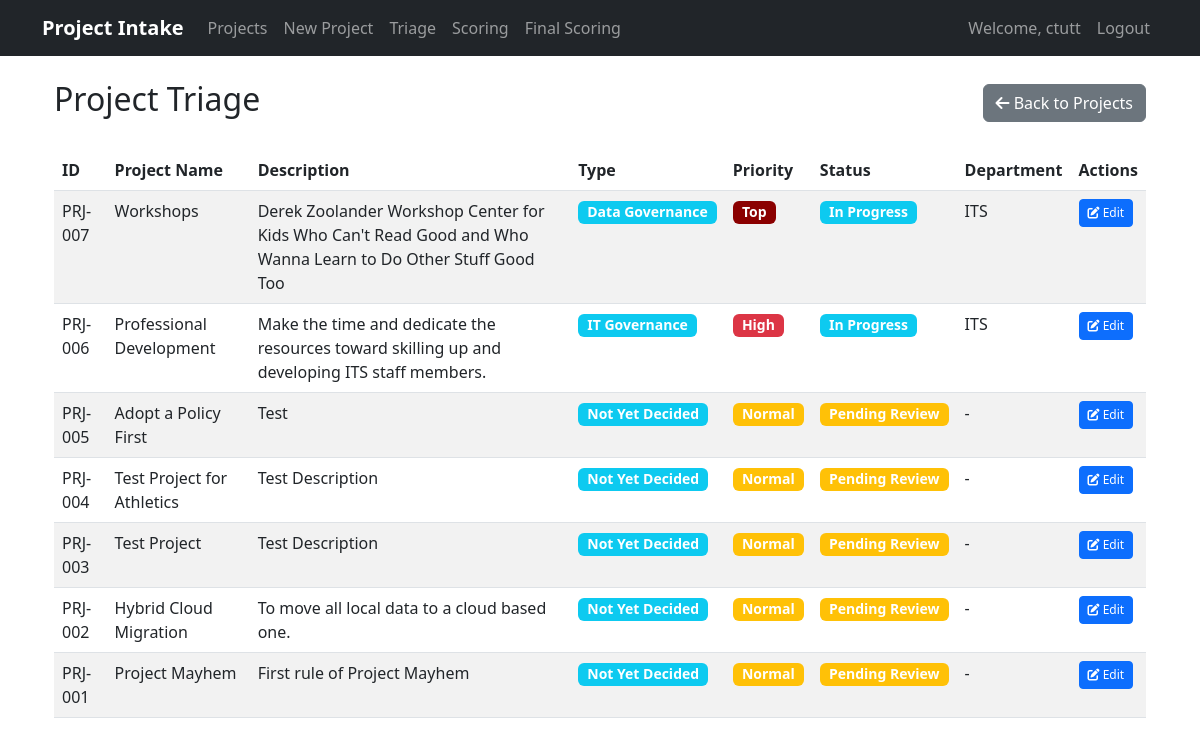
Page /triage/ (signed in) on the committed database.
### projects/models.py (models this page shows, shortened)
class Project(models.Model):
    STATUS_CHOICES = [
        ('pending', 'Pending Review'),
        ('approved', 'Approved'),
        ('rejected', 'Rejected'),
        ('in_progress', 'In Progress'),
        ('completed', 'Completed'),
    ]
    PRIORITY_CHOICES = [
        ('Low', 'Low'),
        ('Normal', 'Normal'),
        ('High', 'High'),
        ('Top', 'Top'),
    ]
    FINAL_PRIORITY_CHOICES = [
        (1, 'Low'),
        (2, 'Medium'),
        (3, 'High'),
    ]
    PROJECT_TYPE_CHOICES = [
        ('not_yet_decided', 'Not Yet Decided'),
        ('process_improvement', 'Process Improvement'),
        ('it_governance', 'IT Governance'),
        ('erp_governance', 'ERP Governance'),
        ('data_governance', 'Data Governance'),
    ]
    title = models.CharField(max_length=200)
    description = models.TextField()
    project_type = models.CharField(max_length=20, choices=PROJECT_TYPE_CHOICES, default='not_yet_decided', help_text="Type of project submission")
    submitted_by = models.ForeignKey(User, on_delete=models.CASCADE, null=True, blank=True)
    submission_date = models.DateTimeField(default=timezone.now)
    status = models.CharField(max_length=20, choices=STATUS_CHOICES, default='pending', null=True, blank=True)
    budget = models.DecimalField(max_digits=10, decimal_places=2, null=True, blank=True)
    start_date = models.DateField(null=True, blank=True)
    end_date = models.DateField(null=True, blank=True)
    department = models.CharField(max_length=100, null=True, blank=True)
    contact_person = models.CharField(max_length=100, null=True, blank=True)
    contact_email = models.EmailField(null=True, blank=True)
    contact_phone = models.CharField(max_length=20, null=True, blank=True)
    triage_notes = models.TextField(blank=True, null=True)
    priority = models.CharField(max_length=10, choices=PRIORITY_CHOICES, default='Normal')
    scoring_notes = models.TextField(blank=True, null=True, help_text="Notes related to project scoring or evaluation")
    final_priority = models.IntegerField(null=True, blank=True, help_text="Project ranking (lower number = higher priority)")
    final_score = models.FloatField(null=True, blank=True, help_text="Final score")
    strategic_alignment = models.IntegerField(null=True, blank=True, help_text="Strategic alignment score (1-5)")
    cost_benefit = models.IntegerField(null=True, blank=True, help_text="Cost benefit score (1-5)")
    user_impact = models.IntegerField(null=True, blank=True, help_text="User impact and adoption score (1-5)")
    ease_of_implementation = models.IntegerField(null=True, blank=True, help_text="Ease of implementation score (1-5)")
    vendor_reputation_support = models.IntegerField(null=True, blank=True, help_text="Vendor reputation and support score (1-5)")
    security_compliance = models.IntegerField(null=True, blank=True, help_text="Security and compliance score (1-5)")
    student_centered = models.IntegerField(null=True, blank=True, help_text="Student-centered score (1-5)")
    @property
    def formatted_id(self):
        return f"PRJ-{self.id:03d}"
    class Meta:
        ordering = ['-submission_date']
        db_table = 'project_requests'

### projects/views.py (the view)
# urls.py: path('triage/', views.project_triage, name='project_triage'),
@login_required
@user_passes_test(lambda u: u.is_staff)
def project_triage(request):
    projects = Project.objects.all().select_related('submitted_by').order_by('-submission_date')
    return render(request, 'projects/triage.html', {'projects': projects})

### projects/templates/projects/triage.html (shortened to what this page needs)
{% extends 'base.html' %}
{% load static %}
{% block content %}
<div class="container mt-4">
    <div class="d-flex justify-content-between align-items-center mb-4">
        <h2>Project Triage</h2>
        <a href="{% url 'projects:project_list' %}" class="btn btn-secondary">
            <i class="fas fa-arrow-left"></i> Back to Projects
        </a>
    </div>
    <div class="table-responsive">
        <table class="table table-striped table-hover">
            <thead>
                <tr>
                    <th>ID</th>
                    <th>Project Name</th>
                    <th>Description</th>
                    <th>Type</th>
                    <th>Priority</th>
                    <th>Status</th>
                    <th>Department</th>
                    <th>Actions</th>
                </tr>
            </thead>
            <tbody>
                {% for project in projects %}
                <tr>
                    <td>{{ project.formatted_id }}</td>
                    <td>{{ project.title }}</td>
                    <td>{{ project.description|truncatewords:20 }}</td>
                    <td>
                        <span class="badge bg-info">
                            {{ project.get_project_type_display }}
                        </span>
                    </td>
                    <td>
                        <span class="badge {% if project.priority == 'Top' %}bg-dark-red
                                         {% elif project.priority == 'High' %}bg-danger
                                         {% elif project.priority == 'Normal' %}bg-warning
                                         {% else %}bg-success{% endif %}">
                            {{ project.priority }}
                        </span>
                    </td>
                    <td>
                        <span class="badge {% if project.status == 'pending' %}bg-warning
                                         {% elif project.status == 'approved' %}bg-success
                                         {% elif project.status == 'rejected' %}bg-danger
                                         {% elif project.status == 'in_progress' %}bg-info
                                         {% else %}bg-secondary{% endif %}">
                            {{ project.get_status_display }}
                        </span>
                    </td>
                    <td>{{ project.department|default:"-" }}</td>
                    <td>
                        <a href="{% url 'projects:project_update' project.id %}" class="btn btn-primary btn-sm">
                            <i class="fas fa-edit"></i> Edit
                        </a>
                    </td>
                </tr>
                {% empty %}
                <tr>
                    <td colspan="7" class="text-center">No projects found.</td>
                </tr>
                {% endfor %}
            </tbody>
        </table>
    </div>
</div>
{% endblock %}

### templates/base.html (shortened to what this page needs)
{% load static %}
<!DOCTYPE html>
<html lang="en">
<head>
    <link href="https://cdn.jsdelivr.net/npm/bootstrap@5.3.0/dist/css/bootstrap.min.css" rel="stylesheet">
    <link rel="stylesheet" href="{% static 'projects/css/style.css' %}">
    <link href="https://cdnjs.cloudflare.com/ajax/libs/font-awesome/6.0.0/css/all.min.css" rel="stylesheet">
</head>
<body>
    <nav class="navbar navbar-expand-lg navbar-dark bg-dark">
        <div class="container">
            <a class="navbar-brand" href="{% url 'projects:project_list' %}">Project Intake</a>
            <div class="collapse navbar-collapse" id="navbarNav">
                <ul class="navbar-nav">
                    <li class="nav-item">
                        <a class="nav-link" href="{% url 'projects:project_list' %}">Projects</a>
                    </li>
                    <li class="nav-item">
                        <a class="nav-link" href="{% url 'projects:project_create' %}">New Project</a>
                    </li>
                    {% if user.is_staff %}
                    <li class="nav-item">
                        <a class="nav-link" href="{% url 'projects:project_triage' %}">Triage</a>
                    </li>
                    <li class="nav-item">
                        <a class="nav-link" href="{% url 'projects:project_scoring_list' %}">Scoring</a>
                    </li>
                    <li class="nav-item">
                        <a class="nav-link" href="{% url 'projects:project_final_scoring_list' %}">Final Scoring</a>
                    </li>
                    {% endif %}
                </ul>
                <ul class="navbar-nav ms-auto">
                    {% if user.is_authenticated %}
                    <li class="nav-item">
                        <span class="nav-link">Welcome, {{ user.username }}</span>
                    </li>
                    <li class="nav-item">
                        <a class="nav-link" href="{% url 'logout' %}">Logout</a>
                    </li>
                    {% else %}
                    <li class="nav-item">
                        <a class="nav-link" href="{% url 'login' %}">Login</a>
                    </li>
                    {% endif %}
                </ul>
            </div>
        </div>
    </nav>
    <div class="container mt-4">
        {% block content %}{% endblock %}
    </div>
</body>
</html>

### templates/base.html (style rules this page uses)
.navbar-brand { font-weight: bold; }
.nav-link { font-weight: 500; }

### projects/templates/projects/triage.html (style rules this page uses)
.badge { font-size: 0.875rem; padding: 0.35em 0.65em; }
.btn-sm { padding: 0.25rem 0.5rem; font-size: 0.75rem; }
.bg-dark-red { background-color: #8B0000; color: white; }

### rows in the picture
Project: formatted_id "PRJ-007", title "Workshops", description "Derek Zoolander Workshop Center for Kids Who Can't Read Good and Who Wanna Learn to Do Other Stuff Good Too", project_type "Data Governance", priority "Top", status "In Progress", department "ITS"
Project: formatted_id "PRJ-006", title "Professional Development", description "Make the time and dedicate the resources toward skilling up and developing ITS staff members.", project_type "IT Governance", priority "High", status "In Progress", department "ITS"
Project: formatted_id "PRJ-005", title "Adopt a Policy First", description "Test", project_type "Not Yet Decided", priority "Normal", status "Pending Review", department "-"
Project: formatted_id "PRJ-004", title "Test Project for Athletics", description "Test Description", project_type "Not Yet Decided", priority "Normal", status "Pending Review", department "-"
Project: formatted_id "PRJ-003", title "Test Project", description "Test Description", project_type "Not Yet Decided", priority "Normal", status "Pending Review", department "-"
Project: formatted_id "PRJ-002", title "Hybrid Cloud Migration", description "To move all local data to a cloud based one.", project_type "Not Yet Decided", priority "Normal", status "Pending Review", department "-"
Project: formatted_id "PRJ-001", title "Project Mayhem", description "First rule of Project Mayhem", project_type "Not Yet Decided", priority "Normal", status "Pending Review", department "-"

### other values in the picture
{{ user.username }} "ctutt"
